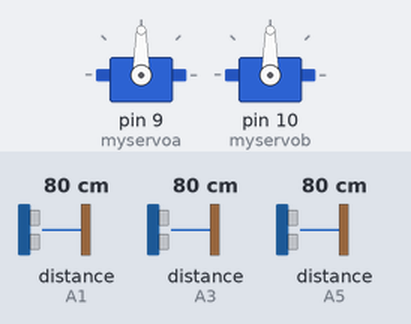
Simulated run of this sketch. Board: Arduino Uno, built with avr-gcc and run on an emulated ATmega328P. On the bench: 2 × servo. Wiring (inferred from the names in the program): 3 × ultrasonic range finder: trigger A0, echo A1 / trigger A2, echo A3 / trigger A4, echo A5. The inputs (shaded band) are chosen by the test bench; at power-on: distance to the obstacle (sensors on A3, A5, A1) 80 cm. The echo pulse lasts 58.3 µs per cm.

Above: at 1.2 s.
1.3 s: distance to the obstacle (sensor on A3) set to 17 cm
2.8 s: distance to the obstacle (sensor on A3) set to 14 cm
At 3.3 s:
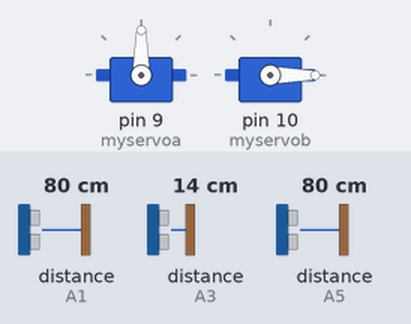
5.8 s: distance to the obstacle (sensor on A5) set to 23 cm
8.8 s: distance to the obstacle (sensor on A5) set to 18 cm
At 9.8 s:
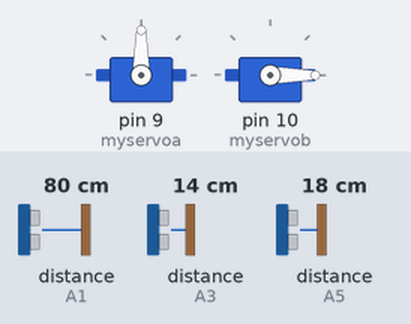
11.8 s: distance to the obstacle (sensor on A5) set to 35 cm
At 12.8 s:
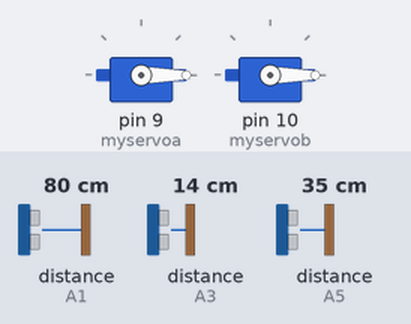
14.8 s: distance to the obstacle (sensor on A5) set to 2 cm
At 15.5 s:
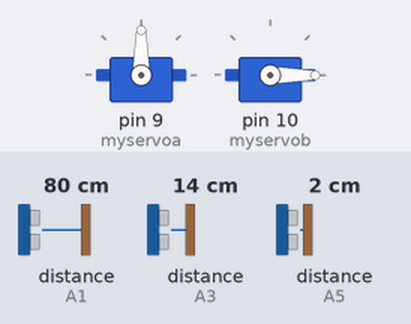
Timing chart, 0 to 18.8 s (numbered marks = the images above; inputs shaded):
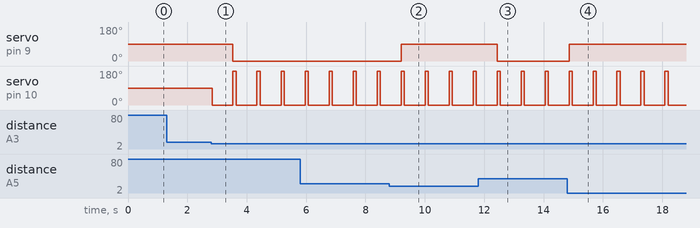

The sketch:

Smart_Dustbin_with_GSM_Ulta_sonic.ino
```cpp
/*
Full Project Link : https://github.com/ShantonuAcharjee/Arduino-Smart-Dustbin
Author: shantonuacharjee1
Email: shantonuacharjee@gmail.com
YouTube :- http://tinyurl.com/yy374bou
FaceBook: http://tinyurl.com/y52rgdd4Full Project Link :
*/

#include <Servo.h>
 Servo myservoa;
 Servo myservob;
#include <SoftwareSerial.h>
SoftwareSerial gsm(7,8);
String outMessage = "Distbin One Is  Full Plese Clene IT!";
String destinationNumber ="+88017*************";
int trigPinA =A0;
int echoPinA =A1;

int trigPinB =A2;///////MOILA
int echoPinB =A3;


int trigPinC =A4;///////OPEN
int echoPinC =A5;

long durationA;
int distanceA;

long durationB;
int distanceB;

long durationC;
int distanceC;


int flag=0;
int flagA=0;
int flagC=0;
//int led2=12;
//int led3=11;
void setup()
{
   myservoa.attach(9);
   myservob.attach(10);
 pinMode(trigPinA,OUTPUT);
 pinMode(echoPinA,INPUT);

 pinMode(trigPinB,OUTPUT);
 pinMode(echoPinB,INPUT);

 pinMode(trigPinC,OUTPUT);
 pinMode(echoPinC,INPUT);
 //pinMode(13,OUTPUT);
 //pinMode(led2,OUTPUT);
 //pinMode(led3,OUTPUT);
 Serial.begin(9600);

}
void loop() {
digitalWrite(trigPinA,LOW);
delayMicroseconds(2);
digitalWrite(trigPinA,HIGH);
delayMicroseconds(10);
digitalWrite(trigPinA,LOW);
durationA=pulseIn(echoPinA,HIGH);
distanceA = durationA*0.034/2;

if(distanceA > 10){
  flag=0;
  //digitalWrite(13,LOW);
  delay(100);

}


 if(distanceA < 6 && flag==0 ){//
delay(200);
flag=1;
//digitalWrite(13,HIGH);


  gsm.begin(4800);
  gsm.print("AT+CMGF=1\r");
  delay(1000);
  gsm.println("AT + CMGS = \"" + destinationNumber +"\"");
  delay(1000);
  gsm.print(outMessage);
  delay(1000);
  gsm.write((char)26);

delay(1000);
gsm.println("AT+CLTS=1");
gsm.println("AT+CCLK?");
}


digitalWrite(trigPinB,LOW);
delayMicroseconds(2);
digitalWrite(trigPinB,HIGH);
delayMicroseconds(10);
digitalWrite(trigPinB,LOW);
durationB=pulseIn(echoPinB,HIGH);///////MOILA
distanceB = durationB*0.034/2;

if(distanceB < 15 &&  flagA==0){
   flagA=1;
  myservob.write(0);
   delay(700);//////////choklet
   myservob.write(180);
   //digitalWrite(led2,HIGH);
  myservoa.write(0);///////GATE
  flagC=0;//GATE
}

if(distanceB > 10){
   flagA=0;
   //digitalWrite(led2,LOW);
}


digitalWrite(trigPinC,LOW);
delayMicroseconds(2);
digitalWrite(trigPinC,HIGH);
delayMicroseconds(10);
digitalWrite(trigPinC,LOW);
durationC=pulseIn(echoPinC,HIGH);///////GAIT OPEN
distanceC = durationC*0.034/2;

if(distanceC < 20 &&  flagC==0){
   flagC=1;
  myservoa.write(90);
 //digitalWrite(led3,HIGH);
}

//if(distanceC > 20){
   //flagC=0;
  // delay(1300);
   //myservoa.write(0);
   //digitalWrite(led3,LOW);

//}
//Serial.println(distanceA);

}
```

Measured:
- the behaviour switches between 16 and 15 cm on distance to the obstacle (sensor on A3) (found by bisection; images 0 and 1)
- after the input at 1.3 s, every drawn part: stays the same
- after the input at 2.8 s, servo on pin 9 (myservoa): 90° → 0° after 0.73 s; servo on pin 10 (myservob): alternates 180° for 0.11 s and 0° for 0.70 s, starting at once
- after the input at 8.8 s, servo on pin 9 (myservoa): 0° → 90° after 0.40 s
- after the input at 11.8 s, servo on pin 9 (myservoa): 90° → 0° after 0.63 s
- after the input at 14.8 s, servo on pin 9 (myservoa): 0° → 90° after 0.06 s
